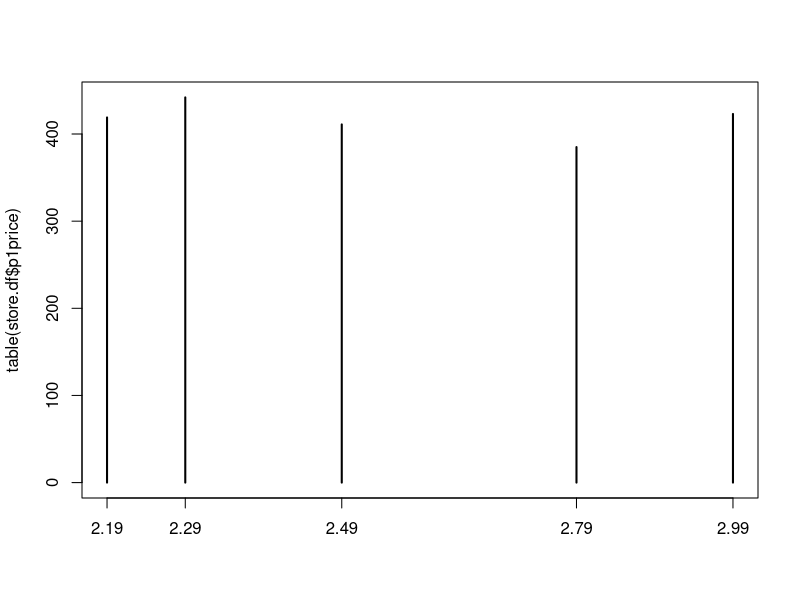

Reproduce this figure in R. (Note: this script raises an error after producing the figure.)
k.stores<-20 # we're creating 20 stores
k.weeks<-104 # data will be over 2 years

# create the store.df data frame, filled with NA data, 104 * 20 rows
store.df<-data.frame(matrix(NA, ncol=10, nrow=k.stores*k.weeks))

#set the column header names to be descriptive
names(store.df)<-c("StoreNum", "Year", "Week", "p1sales", "p2sales", "p1price", "p2price", "p1prom", "p2prom", "country")

#set store numbers
store.num<-101:(100+k.stores)
#make the city names repeat
store.cty<-c(rep("US", 3), rep("DE", 5), rep("GB", 3), rep("BR", 2), rep("JP", 4), rep("AU", 1), rep("CN", 2))

store.df$StoreNum<-rep(store.num, each=k.weeks) # fill in the store numbers
store.df$country<-rep(store.cty, each=k.weeks) # fill in the country codes
rm(store.num, store.cty) # remove the temporary variables
store.df$Week<-rep(1:52, times=k.stores*2) # fill out the week numbers
store.df$Year<-rep(rep(1:2, each=k.weeks/2), times=k.stores)

store.df$StoreNum<-factor(store.df$StoreNum) # turn store number into factor type
store.df$country<-factor(store.df$country) # turn country into factor type
head(store.df)

set.seed(98250) # setting the seed for random gen

# generate random distribution of 1s, with distribution probabilty of 10%
store.df$p1prom<-rbinom(n=nrow(store.df), size=1, p=0.1)

# generate random distribution of 1s, with distribution probabilty of 15%
store.df$p2prom<-rbinom(n=nrow(store.df), size=1, p=0.15)

# create random distribution of p1 sale prices
store.df$p1price<-sample(x=c(2.19, 2.29, 2.49, 2.79, 2.99), size=nrow(store.df), replace=TRUE)

#create random distribution of p2 sale prices
store.df$p2price<-sample(x=c(2.29, 2.49, 2.59, 2.99, 3.19), size=nrow(store.df), replace=TRUE)

#create the tmp.sales1 figures randomly distributed around 120
tmp.sales1<-rpois(nrow(store.df), lambda=120)

#create the tmp.sales2 figures randomly distributed around 100
tmp.sales2<-rpois(nrow(store.df), lambda=100)

# set the sales1 figures to be related to the log of p2 price / log p1 price
tmp.sales1<-tmp.sales1 * log(store.df$p2price) / log(store.df$p1price)

# set the sales2 figures to be related to the log of p1 pricde / log p2 price
tmp.sales2<-tmp.sales2 * log(store.df$p1price) / log(store.df$p2price)

# set the p1 sales figures to be lifted by 30% if p1 is being promoted, and make this number absolute using floor
store.df$p1sales<-floor(tmp.sales1 * (1 + store.df$p1prom * 0.3))

# set the p2 sales figures to be lifted by 40% if p2 is being promoted
store.df$p2sales<-floor(tmp.sales2 * (1 + store.df$p2prom * 0.4))

# inspecting the data
library(car)
some(store.df) # look at a random bunch of rows from store.df

table(store.df$p1price) # summary table of factor counts
plot(table(store.df$p1price)) # plot the summary table
table(store.df$p1price, store.df$p1prom) # summary table of p1 price vs p1 prom
p1.table<-table(store.df$p1price, store.df$p1prom) # store summary p1 price/prom in table

# divide total promotions by promotions+price instances, to give the ratio showing how many times product was promoted at each price point
p1.table[, 2] / (p1.table2[, 1] + p1.table2[, 2])
p1.table

# SUMMARISING BY DISTRIBUTION
firstAnalysis<-function(x){
  stats<-matrix(nrow=7, ncol=1, dimnames=list(c("max", "mean", "median", "var", "sd", "IQR", "mad" ), "Numbers"))
  stats["max", ]<-max(x)
  stats["mean", ]<-mean(x)
  stats["median", ]<-median(x)
  stats["var", ]<-var(x)
  stats["sd", ]<-sd(x)
  stats["IQR", ]<-IQR(x)
  stats["mad", ]<-mad(x)
  stats
}

firstAnalysis(store.df$p1sales) # calling our newly created function

# Pulling quantile data - any intervals can be set within the prob argument
quantile(store.df$p1sales, probs=c(0.25, 0.5, 0.75))

# using the summary() method
summary(store.df)

#using the describe() method
library(psych)
describe(store.df)

# using the apply() function to apply mean to multiple columns of our data frame
apply(store.df[,2:9], MARGIN=2, FUN=mean) # columns2-9, margin 1 = by row, 2 = by column
